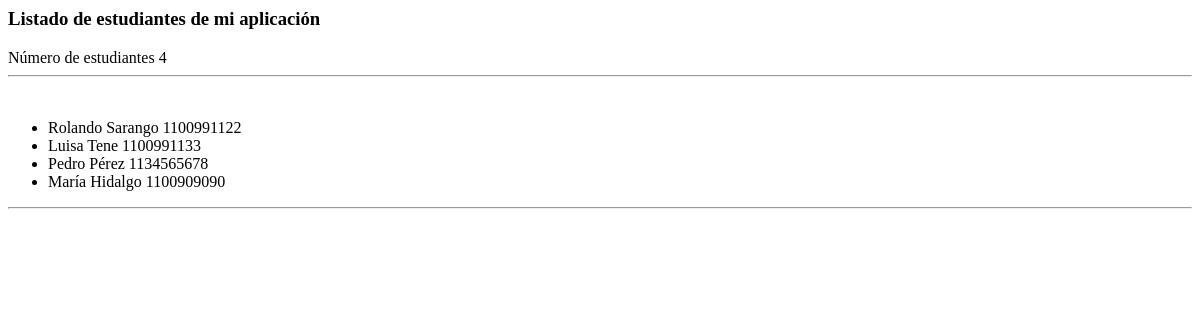
The app's page /administrativo/listado-estudiantes, older data.
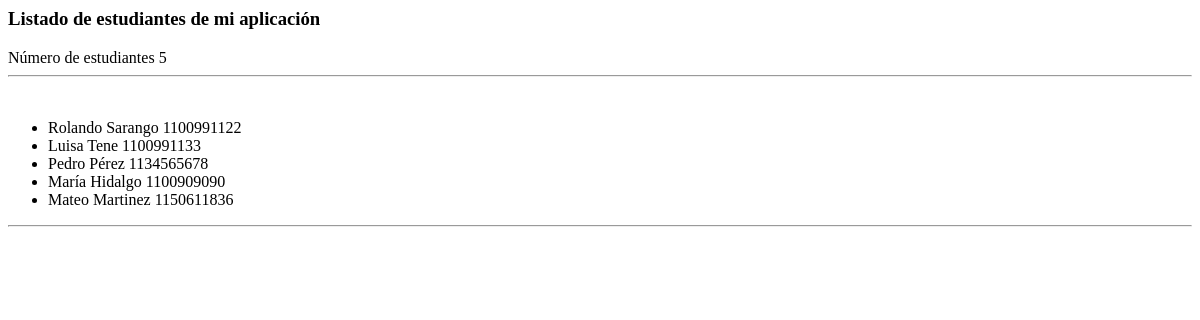
The same page, newer data.
### administrativo/models.py (models this page shows)
class Estudiante(models.Model):
    nombre = models.CharField(max_length=30)
    apellido = models.CharField(max_length=30)
    cedula = models.CharField(max_length=30, unique=True)
    def __str__(self):
        return "%s %s %s" % (self.nombre,
                self.apellido,
                self.cedula)

### administrativo/views.py (the view)
# urls.py: path('listado-estudiantes', views.listadoEstudiantes,
def listadoEstudiantes(request):
    estudiantes = Estudiante.objects.all()
    titulo = "Listado de estudiantes de mi aplicación"
    informacion_template = {'estudiantes': estudiantes,
    'numero_estudiantes': len(estudiantes), 'mititulo': titulo}
    return render(request, 'listadoEstudiantes.html', informacion_template)

### administrativo/templates/listadoEstudiantes.html (shortened to what this page needs)
<h3>{{ mititulo }}</h3>
Número de estudiantes {{ numero_estudiantes }}
<hr>
<ul>
{% for e in estudiantes %}
  <li>{{e}}</li>
{% endfor %}
</ul>
<hr>

Row changes from the older to the newer data that the page shows:
added Estudiante: nombre+apellido+cedula "Mateo Martinez 1150611836"
Text that changed along with them:
{{ numero_estudiantes }}: "4" → "5"
